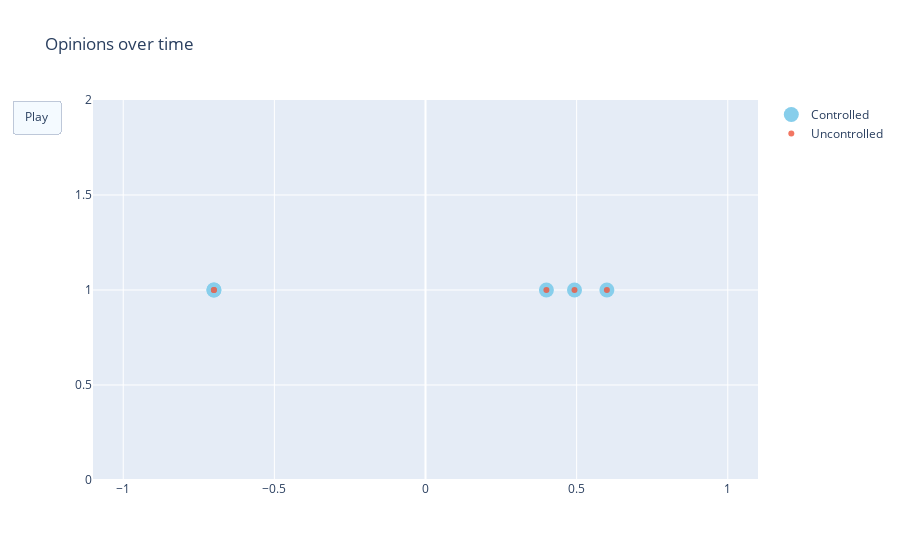

The cell this chart's notebook holds for it:
### Code cell
fig = go.Figure(
    data=[go.Scatter(x=c_xs[:, 0].flatten(), y=np.ones(eq.var_dim-1),
                         mode='markers',
                         name="Controlled", marker=dict(color='SkyBlue', size=15)),
         go.Scatter(x=uc_xs[:, 0].flatten(), y=np.ones(eq.var_dim-1),
                         mode='markers',
                         name="Uncontrolled", opacity=0.8)],
    layout=go.Layout(
        xaxis=dict(range=[-1.1, 1.1], autorange=False),
        yaxis=dict(range=[0, 2], autorange=False),
        title="Opinions over time",
        updatemenus=[dict(
            type="buttons",
            buttons=[dict(label="Play",
                          method="animate",
                          args=[None, {"frame": {"duration": 25, 
                                                                        "redraw": False},
                                                              "fromcurrent": True, 
                                                              "transition": {"duration": 0.1}}])])]
    ),
    frames=[go.Frame(data=[go.Scatter(x=c_xs[:, i].flatten(), y=np.ones(eq.var_dim-1),
                         mode='markers',
                         name="Controlled", marker=dict(color='SkyBlue', size=15)),
                          go.Scatter(x=uc_xs[:, i].flatten(), y=np.ones(eq.var_dim-1),
                         mode='markers',
                         name="Uncontrolled", opacity=0.8)]) for i in range(c_xs.shape[1])]
)
fig.update_layout(transition = {'duration': 0.1})
fig.show()

### Figure 1 — Plotly figure (JSON) as saved in the notebook; plotly's stock layout.template omitted (floating-point values rounded to 4 significant figures)
{"data": [{"marker": {"color": "SkyBlue", "size": 15}, "mode": "markers", "name": "Controlled", "type": "scatter", "x": [-0.7, -0.7, 0.4929, 0.4, 0.6], "y": [1, 1, 1, 1, 1]}, {"mode": "markers", "name": "Uncontrolled", "opacity": 0.8, "type": "scatter", "x": [-0.7, -0.7, 0.4929, 0.4, 0.6], "y": [1, 1, 1, 1, 1]}], "layout": {"title": {"text": "Opinions over time"}, "transition": {"duration": 0.1}, "updatemenus": [{"buttons": [{"args": [null, {"frame": {"duration": 25, "redraw": false}, "fromcurrent": true, "transition": {"duration": 0.1}}], "label": "Play", "method": "animate"}], "type": "buttons"}], "xaxis": {"autorange": false, "range": [-1.1, 1.1]}, "yaxis": {"autorange": false, "range": [0, 2]}}}
